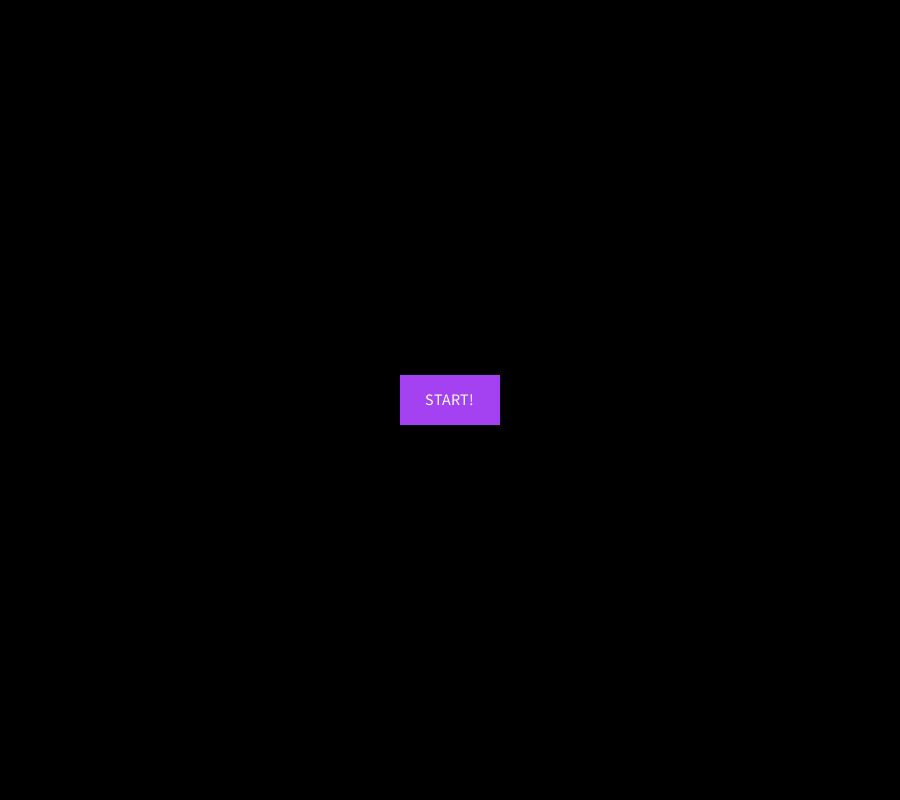
Frame 1 (no input)
Frame 60 (the mouse pressed at the canvas centre just before this capture): identical to frame 1, image omitted
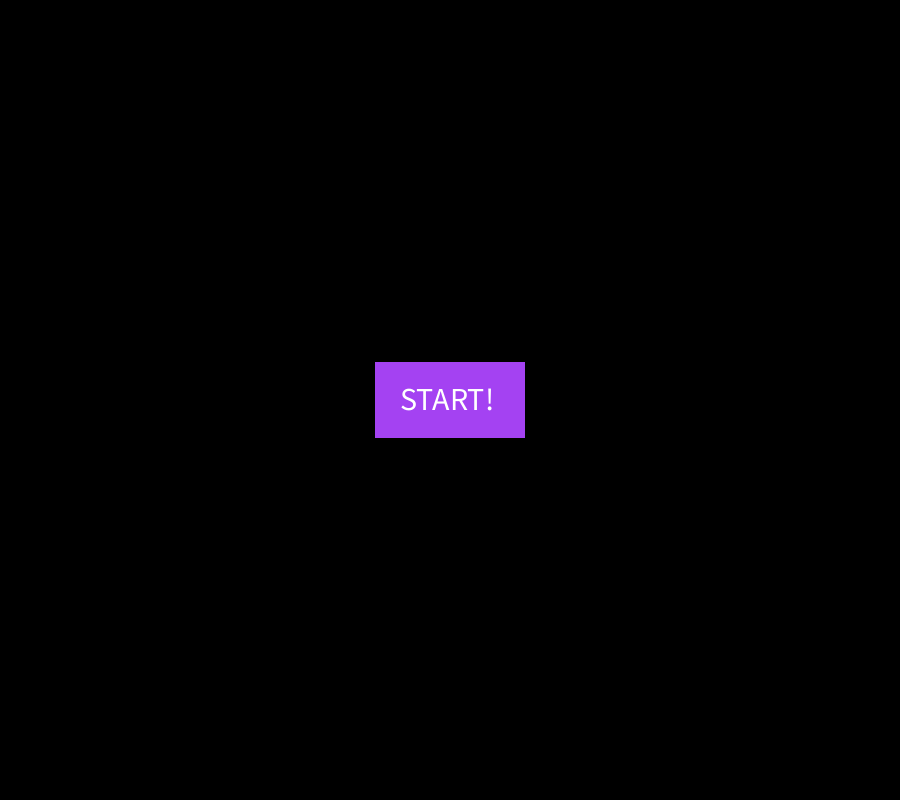
Frame 120 (the mouse held since frame 60 and released just before this capture)

The Processing sketch that drew these frames (run headless with seeded random() and noise(); from frame 60 on, the mouse is pressed at the canvas centre):

// Processing sketch: pong
// ── pong.pde
boolean touchx=false;
boolean touchy=false;
boolean touch=false;
boolean lose=true;
boolean start=false;
int addx=100;
int addy=50;
int posx;
int posy;
void setup()
{
  size(900, 800);
  background(0);
  rectMode(CENTER);
  noStroke();
  frameRate(30);
  ellipseMode(RADIUS);
  // Set the starting position of the shape
  xpos = width/2;
  ypos = height/2;
}
void mouseClicked() {
  start=true;
}

void draw()
{
  if (mouseX<width/2+50&&mouseX>width/2-50&&mouseY<height/2+25&&mouseY>height/2-25)
  {
    touch=true;
  } else
  {
    background(0);
    addx=100;
    addy=50;
    touch=false;
    textSize(16);
    posx=-25;
    posy=5;
  }
  if (touch)
  {
    addx=150;
    addy=75;
    textSize(32);
    posx=-50;
    posy=10;
  }
  fill(r, g, b);
  rect(xpos, ypos, addx, addy);
  fill(255);
  String s="START!";
  text(s, xpos+posx, ypos+posy);
  if (start)
  {
    if (ypos<760&&ypos>40&&xpos>40&&xpos<860)
    {
      fill(r, g, b);
      circle(xpos, ypos, 10);
      touch=false;
      xpos = xpos + ( (int)xspeed * xdirection );
      ypos = ypos + ( (int)yspeed * ydirection );
      // Test to see if the shape exceeds the boundaries of the screen
      // If it does, reverse its direction by multiplying by -1
      for (int a=0; a<100; a++)
      {
        if ((int)xpos==mouseX-50+a&&(int)ypos>740&&(int)ypos<760||(int)xpos==mouseX-50+a&&(int)ypos>40&&(int)ypos<60)
        {
          touchx=true;
          acc++;
          count+=1;
          r=(int)random(255);
          g=(int)random(255);
          b=(int)random(255);
        } else if ((int)ypos==mouseY-50+a&&(int)xpos>840&&(int)ypos<860||(int)ypos==mouseY-50+a&&(int)xpos>40&&(int)xpos<60)
        {
          touchy=true;
          acc++;
          count+=1;
          r=(int)random(255);
          g=(int)random(255);
          b=(int)random(255);
        }
      }
      if (touchx)
      {
        ydirection *= -1;
        xspeed+=0.1;
        yspeed+=0.1;
        touchx=false;
      }
      if (touchy)
      {
        xdirection *= -1;
        xspeed+=0.1;
        yspeed+=0.1;
        touchy=false;
      }

      // Draw the shape
      background(0);
      ellipse(xpos, ypos, rad, rad);
      rect(mouseX, 750, 100, 10);
      rect(mouseX, 50, 100, 10);
      rect(850, mouseY, 10, 100);
      rect(50, mouseY, 10, 100);
      if (acc>0&&count!=0)
      {
        xspeed+=1;
        yspeed+=1;
        acc=0;
      }
      textSize(32);
      fill(r, g, b);
      String show="You saved the ball "+count+" times!";
      text(show, width/2, 50);
      textSize(16);
      String showxspeed="Horizontal speed: "+xspeed+" pixels/sec";
      text(showxspeed, width/2+50, 100);
      String showyspeed="Vertical speed: "+yspeed+" pixels/sec";
      text(showyspeed, width/2+50, 125);
    } else
    {
      background(255);
      if (lose)
      {
        println("You saved the ball "+count+" times!");
      }
      lose=false;
      start=false;
    }
  }
}
int rad = 10;        // Width of the shape
float xpos, ypos;    // Starting position of shape
int count=0;
int acc=0;
float xspeed = 12;// Speed of the shape
float yspeed = 6;// Speed of the shape
int xdirection = 1;  // Left or Right
int ydirection = 1;  // Top to Bottom
int r=(int)random(255);
int g=(int)random(255);
int b=(int)random(255);
